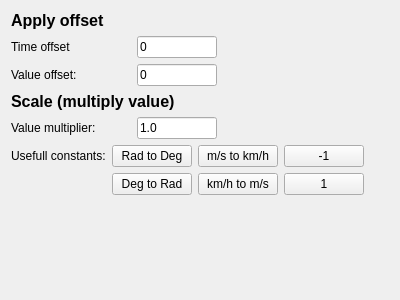
<?xml version="1.0" encoding="UTF-8"?>
<ui version="4.0">
 <class>ScaleTransform</class>
 <widget class="QWidget" name="ScaleTransform">
  <property name="geometry">
   <rect>
    <x>0</x>
    <y>0</y>
    <width>400</width>
    <height>300</height>
   </rect>
  </property>
  <property name="windowTitle">
   <string>Form</string>
  </property>
  <layout class="QVBoxLayout" name="verticalLayout">
   <item>
    <widget class="QLabel" name="label_2">
     <property name="font">
      <font>
       <pointsize>12</pointsize>
       <weight>75</weight>
       <bold>true</bold>
      </font>
     </property>
     <property name="text">
      <string>Apply offset</string>
     </property>
    </widget>
   </item>
   <item>
    <layout class="QHBoxLayout" name="horizontalLayout_2">
     <item>
      <widget class="QLabel" name="label_5">
       <property name="minimumSize">
        <size>
         <width>120</width>
         <height>0</height>
        </size>
       </property>
       <property name="text">
        <string>Time offset</string>
       </property>
      </widget>
     </item>
     <item>
      <widget class="QLineEdit" name="lineEditTimeOffset">
       <property name="maximumSize">
        <size>
         <width>80</width>
         <height>16777215</height>
        </size>
       </property>
       <property name="focusPolicy">
        <enum>Qt::ClickFocus</enum>
       </property>
       <property name="text">
        <string>0</string>
       </property>
      </widget>
     </item>
     <item>
      <spacer name="horizontalSpacer_2">
       <property name="orientation">
        <enum>Qt::Horizontal</enum>
       </property>
       <property name="sizeHint" stdset="0">
        <size>
         <width>40</width>
         <height>20</height>
        </size>
       </property>
      </spacer>
     </item>
    </layout>
   </item>
   <item>
    <layout class="QHBoxLayout" name="horizontalLayout_3">
     <item>
      <widget class="QLabel" name="label_6">
       <property name="minimumSize">
        <size>
         <width>120</width>
         <height>0</height>
        </size>
       </property>
       <property name="text">
        <string>Value offset:</string>
       </property>
      </widget>
     </item>
     <item>
      <widget class="QLineEdit" name="lineEditValueOffset">
       <property name="maximumSize">
        <size>
         <width>80</width>
         <height>16777215</height>
        </size>
       </property>
       <property name="focusPolicy">
        <enum>Qt::ClickFocus</enum>
       </property>
       <property name="text">
        <string>0</string>
       </property>
      </widget>
     </item>
     <item>
      <spacer name="horizontalSpacer_3">
       <property name="orientation">
        <enum>Qt::Horizontal</enum>
       </property>
       <property name="sizeHint" stdset="0">
        <size>
         <width>40</width>
         <height>20</height>
        </size>
       </property>
      </spacer>
     </item>
    </layout>
   </item>
   <item>
    <widget class="QLabel" name="label">
     <property name="font">
      <font>
       <pointsize>12</pointsize>
       <weight>75</weight>
       <bold>true</bold>
      </font>
     </property>
     <property name="text">
      <string>Scale (multiply value)</string>
     </property>
    </widget>
   </item>
   <item>
    <layout class="QHBoxLayout" name="horizontalLayout">
     <item>
      <widget class="QLabel" name="label_4">
       <property name="minimumSize">
        <size>
         <width>120</width>
         <height>0</height>
        </size>
       </property>
       <property name="text">
        <string>Value multiplier:</string>
       </property>
      </widget>
     </item>
     <item>
      <widget class="QLineEdit" name="lineEditValueScale">
       <property name="maximumSize">
        <size>
         <width>80</width>
         <height>16777215</height>
        </size>
       </property>
       <property name="focusPolicy">
        <enum>Qt::ClickFocus</enum>
       </property>
       <property name="text">
        <string>1.0</string>
       </property>
      </widget>
     </item>
     <item>
      <spacer name="horizontalSpacer">
       <property name="orientation">
        <enum>Qt::Horizontal</enum>
       </property>
       <property name="sizeHint" stdset="0">
        <size>
         <width>40</width>
         <height>20</height>
        </size>
       </property>
      </spacer>
     </item>
    </layout>
   </item>
   <item>
    <layout class="QGridLayout" name="gridLayout">
     <item row="0" column="1">
      <widget class="QPushButton" name="buttonRadDeg">
       <property name="maximumSize">
        <size>
         <width>160</width>
         <height>80</height>
        </size>
       </property>
       <property name="focusPolicy">
        <enum>Qt::NoFocus</enum>
       </property>
       <property name="text">
        <string>Rad to Deg</string>
       </property>
      </widget>
     </item>
     <item row="1" column="1">
      <widget class="QPushButton" name="buttonDegRad">
       <property name="maximumSize">
        <size>
         <width>160</width>
         <height>16777215</height>
        </size>
       </property>
       <property name="focusPolicy">
        <enum>Qt::NoFocus</enum>
       </property>
       <property name="text">
        <string>Deg to Rad</string>
       </property>
      </widget>
     </item>
     <item row="0" column="0">
      <widget class="QLabel" name="label_3">
       <property name="text">
        <string>Usefull constants:</string>
       </property>
      </widget>
     </item>
     <item row="0" column="2">
      <widget class="QPushButton" name="buttonFactorMsKmh">
       <property name="maximumSize">
        <size>
         <width>160</width>
         <height>80</height>
        </size>
       </property>
       <property name="focusPolicy">
        <enum>Qt::NoFocus</enum>
       </property>
       <property name="text">
        <string>m/s to km/h</string>
       </property>
      </widget>
     </item>
     <item row="1" column="2">
      <widget class="QPushButton" name="buttonFactorKmhMs">
       <property name="maximumSize">
        <size>
         <width>160</width>
         <height>80</height>
        </size>
       </property>
       <property name="focusPolicy">
        <enum>Qt::NoFocus</enum>
       </property>
       <property name="text">
        <string>km/h to m/s</string>
       </property>
      </widget>
     </item>
     <item row="0" column="3">
      <widget class="QPushButton" name="buttonFactorMinusOne">
       <property name="maximumSize">
        <size>
         <width>160</width>
         <height>80</height>
        </size>
       </property>
       <property name="focusPolicy">
        <enum>Qt::NoFocus</enum>
       </property>
       <property name="text">
        <string>-1</string>
       </property>
      </widget>
     </item>
     <item row="1" column="3">
      <widget class="QPushButton" name="buttonFactorOne">
       <property name="maximumSize">
        <size>
         <width>160</width>
         <height>80</height>
        </size>
       </property>
       <property name="focusPolicy">
        <enum>Qt::NoFocus</enum>
       </property>
       <property name="text">
        <string>1</string>
       </property>
      </widget>
     </item>
     <item row="0" column="4">
      <spacer name="horizontalSpacer_4">
       <property name="orientation">
        <enum>Qt::Horizontal</enum>
       </property>
       <property name="sizeHint" stdset="0">
        <size>
         <width>40</width>
         <height>20</height>
        </size>
       </property>
      </spacer>
     </item>
    </layout>
   </item>
   <item>
    <spacer name="verticalSpacer">
     <property name="orientation">
      <enum>Qt::Vertical</enum>
     </property>
     <property name="sizeHint" stdset="0">
      <size>
       <width>20</width>
       <height>40</height>
      </size>
     </property>
    </spacer>
   </item>
  </layout>
 </widget>
 <resources/>
 <connections/>
</ui>
